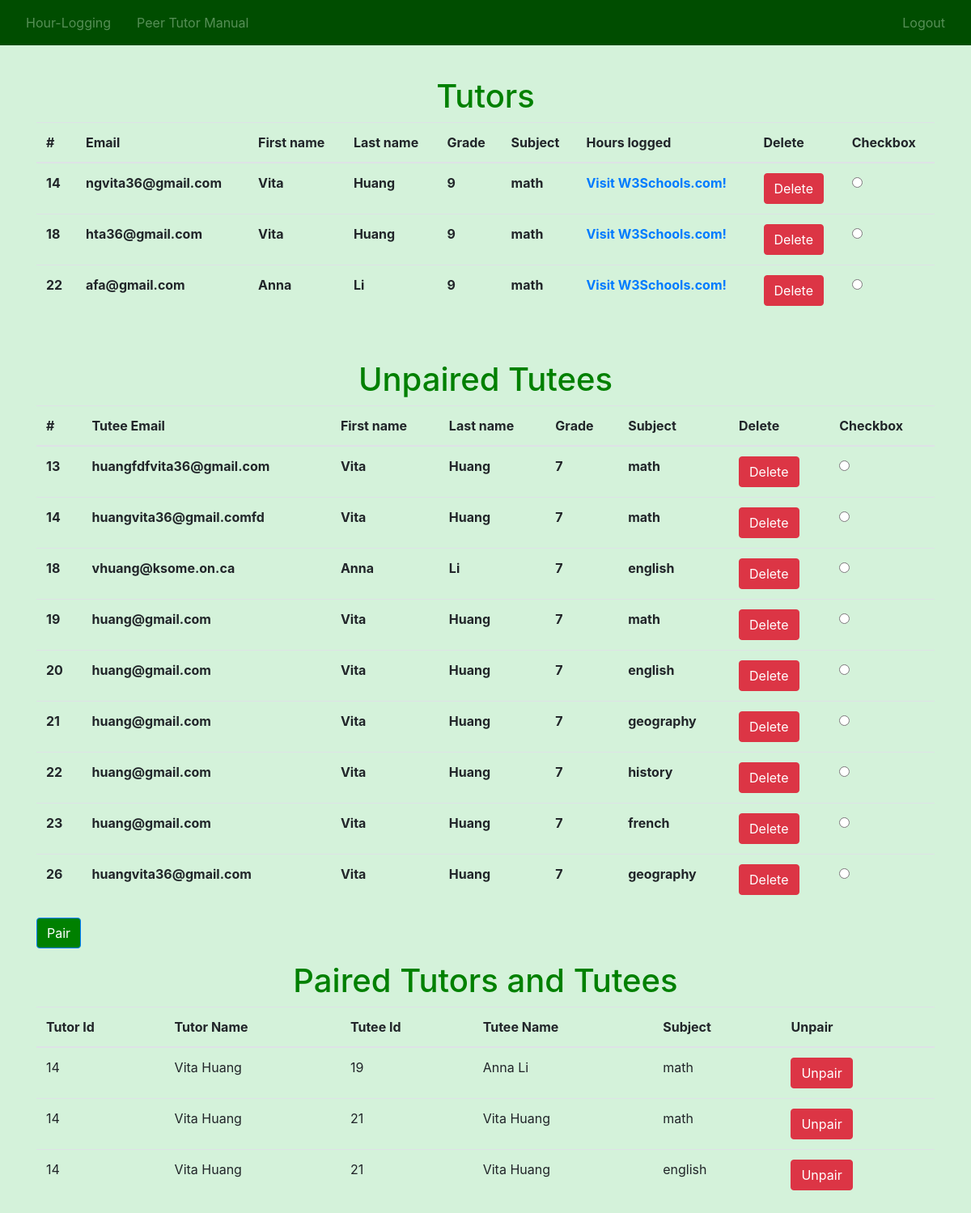
Screenshot of / (signed in) with the database file from the repository.
### website/models.py (models this page shows)
class User(db.Model, UserMixin):
    id = db.Column(db.Integer, primary_key=True)
    email = db.Column(db.String(50), unique=True)
    password = db.Column(db.String(50))
    first_name = db.Column(db.String(50))
    last_name = db.Column(db.String(50))
    role = db.Column(db.Integer)
    grade = db.Column(db.Integer)
    subject1 = db.Column(db.String(150))
    subject2 = db.Column(db.String(150))
    subject3 = db.Column(db.String(150))
    subject4 = db.Column(db.String(150))
    subject5 = db.Column(db.String(150))
    teacher_email = db.Column(db.String(150))
    parent_email = db.Column(db.String(150))

class Pairs(db.Model, UserMixin):
    id = db.Column(db.Integer, primary_key=True)
    tutor_id = db.Column(db.Integer, db.ForeignKey('user.id'))  # Add foreign key constraint
    tutee_id = db.Column(db.Integer, db.ForeignKey('user.id'))  # Add foreign key constraint
    subject = db.Column(db.String(150))

### website/views.py (the view)
@views.route('/', methods=['GET', 'POST']) # homepage
@login_required
def home(tutor_id=None):
    tutors = User.query.filter_by(role=2).all()
    tutees = User.query.filter_by(role=1).all()
    UserTutor = aliased(User)
    UserTutee = aliased(User)
    pairs_list = (Pairs.query
                  .join(UserTutor, UserTutor.id == Pairs.tutor_id)
                  .join(UserTutee, UserTutee.id == Pairs.tutee_id)
                  .add_columns(
        Pairs.tutor_id,
        UserTutor.first_name.label("tutor_first_name"),
        UserTutor.last_name.label("tutor_last_name"),
        Pairs.tutee_id,
        Pairs.id,
        Pairs.subject,
        UserTutee.first_name.label("tutee_first_name"),
        UserTutee.last_name.label("tutee_last_name")
    ).all())
    unpairs_list = (Pairs.query.filter_by(tutor_id=0)
                  .join(UserTutee, UserTutee.id == Pairs.tutee_id)
                  .add_columns(
        Pairs.id,
        Pairs.tutee_id,
        Pairs.subject,
        UserTutee.email.label("tutee_email"),
        UserTutee.teacher_email.label("tutee_teacher_email"),
        UserTutee.first_name.label("tutee_first_name"),
        UserTutee.last_name.label("tutee_last_name"),
        UserTutee.grade.label("tutee_grade"),
    ).all())
    print("Unpaired: ")
    print(unpairs_list)
    print(pairs_list)
    print(tutors)
    if request.method == 'GET':
        print("Get request on home page.")
        print(len(tutors))
        return render_template("home.html", user=current_user, tutors=tutors, tutees=tutees, pairs_list=pairs_list, unpairs_list=unpairs_list)

### website/__init__.py (called while the page is built)
def create_app():
    app = Flask(__name__)
    app.config['SECRET_KEY'] = 'hjgfdjhgkjhlkj'
    app.config['SQLALCHEMY_DATABASE_URI'] = f'sqlite:///{DB_NAME}'
    db.init_app(app)
    from .views import views
    from .auth import auth
    app.register_blueprint(views, url_prefix='/')
    app.register_blueprint(auth, url_prefix='/')
    from .models import User, Hours
    create_database(app)
    login_manager = LoginManager()
    login_manager.login_view = 'auth.login'
    login_manager.init_app(app)
    @login_manager.user_loader
    def load_user(id):
        return User.query.get(int(id))
    return app

### website/templates/home.html (shortened to what this page needs)
{% extends "base.html" %}
{% block tutor_table %}
<h1 style="text-align:center;margin-top:15px;color:#008000;">Tutors</h1>
<table class="table" id="table1">
    <thead>
        <tr>
            <th scope='col'>#</th>
            <th scope="col">Email</th>
            <th scope="col">First name</th>
            <th scope="col">Last name</th>
            <th scope="col">Grade</th>
            <th scope="col">Subject</th>
            <th scope="col">Hours logged</th>
            <th scope="col">Delete</th>
            <th scope="col">Checkbox</th>
        </tr>
    </thead>
    <tbody>
        {% for tutor in tutors %}
        <tr>
            <th scope="col">{{ tutor.id }}</th>
            <th scope="col">{{ tutor.email }}</th>
            <th scope="col">{{ tutor.first_name }}</th>
            <th scope="col">{{ tutor.last_name }}</th>
            <th scope="col">{{ tutor.grade }}</th>
            <th scope="col">{{ tutor.subject1 }}</th>
            <th scope="col"><a href="https://www.w3schools.com">Visit W3Schools.com!</a></th>
            <th scope="col">
                <button type="button" class="btn btn-danger" onclick="delete_user('tutor', {{ tutor.id }})">Delete</button>
            </th>
            <th scope="col">
                <div class="form-check">
                    <input class="form-check-input" type="radio" name="pair1" id="tutorradio">
                </div>
            </th>
        </tr>
        {% endfor %}
    </tbody>
</table>
<h1 style="text-align:center;margin-top:15px;color:#008000;">Unpaired Tutees</h1>
<table class="table" id="table2">
    <thead>
        <tr>
            <th scope='col'>#</th>
            <th scope="col">Tutee Email</th>
            <th scope="col">First name</th>
            <th scope="col">Last name</th>
            <th scope="col">Grade</th>
            <th scope="col">Subject</th>
            <th scope="col">Delete</th>
            <th scope="col">Checkbox</th>
        </tr>
    </thead>
    <tbody>
        {% for tutee in unpairs_list %}
        <tr>
            <th scope="col">{{ tutee.id}}</th>
            <th scope="col">{{ tutee.tutee_email }}</th>
            <th scope="col">{{ tutee.tutee_first_name }}</th>
            <th scope="col">{{ tutee.tutee_last_name }}</th>
            <th scope="col">{{ tutee.tutee_grade }}</th>
            <th scope="col">{{ tutee.subject }}</th>
            <th scope="col">
                <button type="button" class="btn btn-danger" onclick="delete_user('tutee', {{ tutee.tutee_id }})">Delete</button>
            </th>
            <th scope="col">
                <div class="form-check">
                    <input class="form-check-input" type="radio" name="pair2" id="tuteeradio">
                </div>
            </th>
        </tr>
        {% endfor %}
    </tbody>
</table>
    <button onclick="pair()" type="button" class="btn btn-primary" style="background-color:#008000;">Pair</button>
    <h1 style="text-align:center;margin-top:15px;color:#008000;">Paired Tutors and Tutees</h1>
    <table class="table" id="pairedTable">
    <thead>
        <tr>
            <th scope="col">Tutor Id</th>
            <th scope="col">Tutor Name</th>
            <th scope="col">Tutee Id</th>
            <th scope="col">Tutee Name</th>
            <th scope="col">Subject</th>
            <th scope="col">Unpair</th>
        </tr>
    </thead>
    <tbody>
        {% for pair in pairs_list %}
        <tr>
            <td>{{ pair.tutor_id }}</td>
            <td>{{ pair.tutor_first_name }} {{ pair.tutor_last_name }}</td>
            <td>{{ pair.tutee_id }}</td>
            <td>{{ pair.tutee_first_name }} {{ pair.tutee_last_name }}</td>
            <td>{{ pair.subject }}</td>
            <td>
                <button type="button" class="btn btn-danger" onclick="unpair({{ pair.id }})">Unpair</button>
            </td>
        </tr>
        {% endfor %}
    </tbody>
</table>
{% endblock %}

### rows the page displays
User: id "14", email "ngvita36@gmail.com", first_name "Vita", last_name "Huang", grade "9", subject1 "math"
User: id "18", email "hta36@gmail.com", first_name "Vita", last_name "Huang", grade "9", subject1 "math"
User: id "22", email "afa@gmail.com", first_name "Anna", last_name "Li", grade "9", subject1 "math"
User: id "13", tutee_email "huangfdfvita36@gmail.com", tutee_first_name "Vita", tutee_last_name "Huang", tutee_grade "7", subject "math"
User: id "14", tutee_email "huangvita36@gmail.comfd", tutee_first_name "Vita", tutee_last_name "Huang", tutee_grade "7", subject "math"
User: id "18", tutee_email "vhuang@ksome.on.ca", tutee_first_name "Anna", tutee_last_name "Li", tutee_grade "7", subject "english"
User: id "19", tutee_email "huang@gmail.com", tutee_first_name "Vita", tutee_last_name "Huang", tutee_grade "7", subject "math", id "20", subject "english", id "21", subject "geography", id "22", subject "history", id "23", subject "french"
User: id "26", tutee_email "huangvita36@gmail.com", tutee_first_name "Vita", tutee_last_name "Huang", tutee_grade "7", subject "geography"
Pairs: tutor_id "14", tutor_first_name "Vita", tutor_last_name "Huang", tutee_id "19", tutee_first_name "Anna", tutee_last_name "Li", subject "math"
Pairs: tutor_id "14", tutor_first_name "Vita", tutor_last_name "Huang", tutee_id "21", tutee_first_name "Vita", tutee_last_name "Huang", subject "math"
Pairs: tutor_id "14", tutor_first_name "Vita", tutor_last_name "Huang", tutee_id "21", tutee_first_name "Vita", tutee_last_name "Huang", subject "english"
